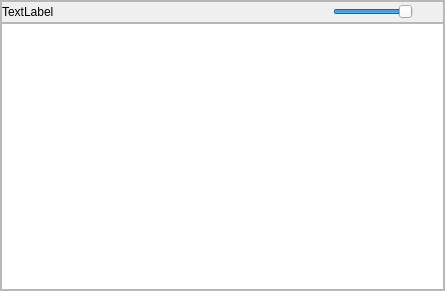
<?xml version="1.0" encoding="UTF-8"?>
<ui version="4.0">
 <class>cStickyNote</class>
 <widget class="QWidget" name="cStickyNote">
  <property name="geometry">
   <rect>
    <x>0</x>
    <y>0</y>
    <width>445</width>
    <height>291</height>
   </rect>
  </property>
  <property name="minimumSize">
   <size>
    <width>300</width>
    <height>200</height>
   </size>
  </property>
  <property name="windowTitle">
   <string>Form</string>
  </property>
  <layout class="QVBoxLayout" name="verticalLayout">
   <property name="spacing">
    <number>0</number>
   </property>
   <property name="leftMargin">
    <number>0</number>
   </property>
   <property name="topMargin">
    <number>0</number>
   </property>
   <property name="rightMargin">
    <number>0</number>
   </property>
   <property name="bottomMargin">
    <number>0</number>
   </property>
   <item>
    <widget class="QFrame" name="frame">
     <property name="frameShape">
      <enum>QFrame::Shape::StyledPanel</enum>
     </property>
     <property name="frameShadow">
      <enum>QFrame::Shadow::Raised</enum>
     </property>
     <layout class="QVBoxLayout" name="verticalLayout_2">
      <property name="spacing">
       <number>0</number>
      </property>
      <property name="leftMargin">
       <number>0</number>
      </property>
      <property name="topMargin">
       <number>0</number>
      </property>
      <property name="rightMargin">
       <number>0</number>
      </property>
      <property name="bottomMargin">
       <number>0</number>
      </property>
      <item>
       <widget class="QFrame" name="frame_2">
        <property name="maximumSize">
         <size>
          <width>16777215</width>
          <height>25</height>
         </size>
        </property>
        <property name="frameShape">
         <enum>QFrame::Shape::StyledPanel</enum>
        </property>
        <property name="frameShadow">
         <enum>QFrame::Shadow::Raised</enum>
        </property>
        <layout class="QHBoxLayout" name="horizontalLayout">
         <property name="spacing">
          <number>0</number>
         </property>
         <property name="leftMargin">
          <number>0</number>
         </property>
         <property name="topMargin">
          <number>0</number>
         </property>
         <property name="rightMargin">
          <number>0</number>
         </property>
         <property name="bottomMargin">
          <number>0</number>
         </property>
         <item>
          <widget class="QLabel" name="lblTitle">
           <property name="text">
            <string>TextLabel</string>
           </property>
          </widget>
         </item>
         <item>
          <spacer name="horizontalSpacer">
           <property name="orientation">
            <enum>Qt::Orientation::Horizontal</enum>
           </property>
           <property name="sizeHint" stdset="0">
            <size>
             <width>40</width>
             <height>20</height>
            </size>
           </property>
          </spacer>
         </item>
         <item>
          <widget class="QPushButton" name="btnAdd">
           <property name="minimumSize">
            <size>
             <width>20</width>
             <height>0</height>
            </size>
           </property>
           <property name="maximumSize">
            <size>
             <width>30</width>
             <height>16777215</height>
            </size>
           </property>
           <property name="styleSheet">
            <string notr="true">border: 0px;</string>
           </property>
           <property name="text">
            <string/>
           </property>
          </widget>
         </item>
         <item>
          <widget class="QPushButton" name="btnList">
           <property name="minimumSize">
            <size>
             <width>20</width>
             <height>0</height>
            </size>
           </property>
           <property name="maximumSize">
            <size>
             <width>30</width>
             <height>16777215</height>
            </size>
           </property>
           <property name="styleSheet">
            <string notr="true">border: 0px;</string>
           </property>
           <property name="text">
            <string/>
           </property>
          </widget>
         </item>
         <item>
          <widget class="QPushButton" name="btnPinned">
           <property name="minimumSize">
            <size>
             <width>20</width>
             <height>0</height>
            </size>
           </property>
           <property name="maximumSize">
            <size>
             <width>30</width>
             <height>16777215</height>
            </size>
           </property>
           <property name="styleSheet">
            <string notr="true">border: 0px;</string>
           </property>
           <property name="text">
            <string/>
           </property>
          </widget>
         </item>
         <item>
          <widget class="QSlider" name="SldTrans">
           <property name="maximumSize">
            <size>
             <width>80</width>
             <height>16777215</height>
            </size>
           </property>
           <property name="maximum">
            <number>100</number>
           </property>
           <property name="value">
            <number>100</number>
           </property>
           <property name="orientation">
            <enum>Qt::Orientation::Horizontal</enum>
           </property>
          </widget>
         </item>
         <item>
          <widget class="QPushButton" name="btnClose">
           <property name="minimumSize">
            <size>
             <width>20</width>
             <height>0</height>
            </size>
           </property>
           <property name="maximumSize">
            <size>
             <width>30</width>
             <height>16777215</height>
            </size>
           </property>
           <property name="styleSheet">
            <string notr="true">border: 0px;</string>
           </property>
           <property name="text">
            <string/>
           </property>
          </widget>
         </item>
        </layout>
       </widget>
      </item>
      <item>
       <widget class="QFrame" name="frame_3">
        <property name="font">
         <font>
          <pointsize>16</pointsize>
         </font>
        </property>
        <property name="frameShape">
         <enum>QFrame::Shape::StyledPanel</enum>
        </property>
        <property name="frameShadow">
         <enum>QFrame::Shadow::Raised</enum>
        </property>
        <layout class="QVBoxLayout" name="verticalLayout_3">
         <property name="spacing">
          <number>0</number>
         </property>
         <property name="leftMargin">
          <number>0</number>
         </property>
         <property name="topMargin">
          <number>0</number>
         </property>
         <property name="rightMargin">
          <number>0</number>
         </property>
         <property name="bottomMargin">
          <number>0</number>
         </property>
         <item>
          <widget class="QStackedWidget" name="stackedMain">
           <widget class="QWidget" name="wdgMemo">
            <layout class="QVBoxLayout" name="verticalLayout_4">
             <property name="spacing">
              <number>0</number>
             </property>
             <property name="leftMargin">
              <number>0</number>
             </property>
             <property name="topMargin">
              <number>0</number>
             </property>
             <property name="rightMargin">
              <number>0</number>
             </property>
             <property name="bottomMargin">
              <number>0</number>
             </property>
             <item>
              <widget class="QFrame" name="frame_4">
               <property name="styleSheet">
                <string notr="true">QFrame {
border: none;
}</string>
               </property>
               <property name="frameShape">
                <enum>QFrame::Shape::StyledPanel</enum>
               </property>
               <property name="frameShadow">
                <enum>QFrame::Shadow::Raised</enum>
               </property>
               <layout class="QVBoxLayout" name="verticalLayout_5">
                <property name="spacing">
                 <number>0</number>
                </property>
                <property name="leftMargin">
                 <number>0</number>
                </property>
                <property name="topMargin">
                 <number>0</number>
                </property>
                <property name="rightMargin">
                 <number>0</number>
                </property>
                <property name="bottomMargin">
                 <number>0</number>
                </property>
                <item>
                 <widget class="QFrame" name="frMenu">
                  <property name="frameShape">
                   <enum>QFrame::Shape::StyledPanel</enum>
                  </property>
                  <property name="frameShadow">
                   <enum>QFrame::Shadow::Raised</enum>
                  </property>
                 </widget>
                </item>
                <item>
                 <widget class="QTextEdit" name="edtText">
                  <property name="styleSheet">
                   <string notr="true">QFrame {
border: none;
}</string>
                  </property>
                 </widget>
                </item>
               </layout>
              </widget>
             </item>
            </layout>
           </widget>
           <widget class="QWidget" name="wdgList">
            <layout class="QVBoxLayout" name="verticalLayout_6">
             <property name="spacing">
              <number>0</number>
             </property>
             <property name="leftMargin">
              <number>0</number>
             </property>
             <property name="topMargin">
              <number>0</number>
             </property>
             <property name="rightMargin">
              <number>0</number>
             </property>
             <property name="bottomMargin">
              <number>0</number>
             </property>
             <item>
              <widget class="QListView" name="listView"/>
             </item>
            </layout>
           </widget>
          </widget>
         </item>
        </layout>
       </widget>
      </item>
     </layout>
    </widget>
   </item>
  </layout>
 </widget>
 <resources>
  <include location="cOrb.qrc"/>
 </resources>
 <connections/>
</ui>
